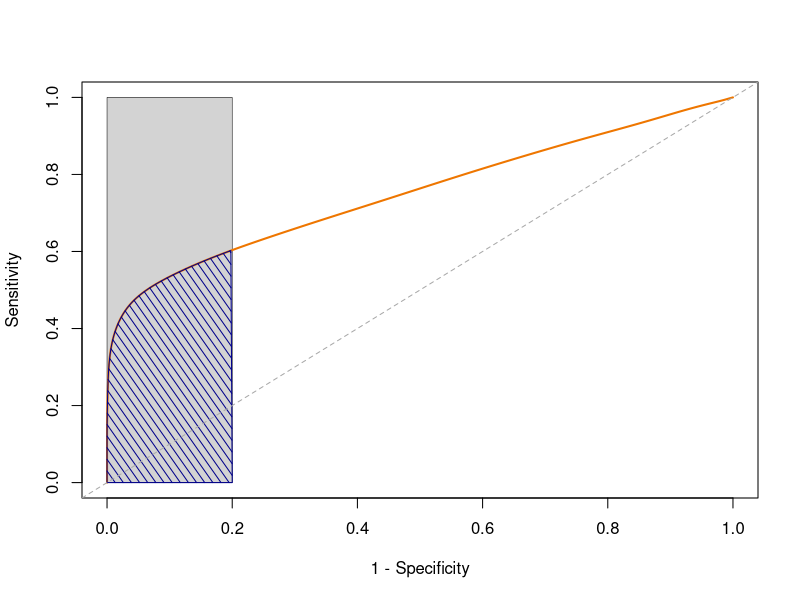
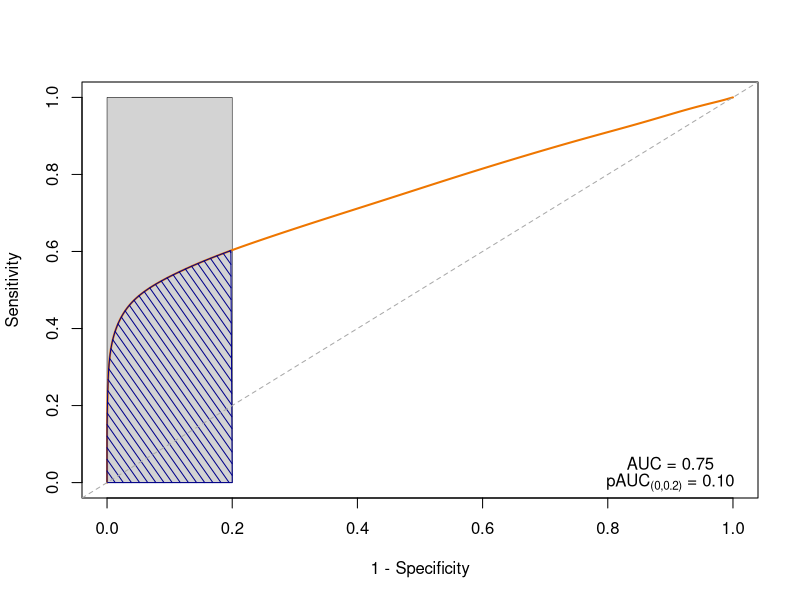

Write R code to recreate these figures, in order.
library(pROC)

pAUCplotter <- function(response, predictor, partial.auc = c(1, .8), partial.auc.focus = "specificity",
                        boot.n = 2000, mainTitle = " ") {
   rocFit <- roc(response = response, predictor = predictor)
   aucEst <- rocFit$auc
   aucCI <- ci.auc(rocFit)
   pAucEst <- auc(rocFit, partial.auc = partial.auc, partial.auc.focus = partial.auc.focus)
   pAucCI <- ci.auc(rocFit, partial.auc = partial.auc, partial.auc.focus = partial.auc.focus, 
                    boot.n = boot.n, reuse.auc = FALSE)
   smoothed <- smooth(rocFit, method="density")
   
   
   plot(0, 0, type="n", xlab="1 - Specificity", ylab="Sensitivity", main=mainTitle, xlim=c(0,1), ylim=c(0,1))
   # note: this piece only works for focus == "specificity" right now
   polygon(list(x = 1 - c(partial.auc, rev(partial.auc)), y=c(0,0,1,1)), col="lightgray", lwd=.5)
   lines(1-smoothed$sp, smoothed$se, col="darkorange2", lwd=2)
   t1ind <- which.min(abs(smoothed$sp-.8))
   polyvec <- list(x=c(1-smoothed$sp[length(smoothed$sp):t1ind], .2),
                   y=c(smoothed$se[length(smoothed$se):t1ind], 0))
   polygon(polyvec, col="darkblue", density=15, angle=125)
   abline(0, 1, lty=2, col="darkgray")
   
   return(list(aucEst = aucEst, aucCI = aucCI, pAucEst = pAucEst, pAucCI = pAucCI))
}

### test the function

# generate data
set.seed(234)
ncases <- ncontrols <- 10000 #in each group
y <- c(rep(1, ncases), rep(0, ncontrols))
x1offset <- c(rbeta(ncases, .1, .1), rbeta(ncontrols, .5, 100))
x1 <- as.numeric(scale(x1offset + rnorm(ncases+ncontrols, sd=.3)))

# plot
pdf("figure1.pdf", width=7, height=7)
pAUCplotter(y, x1, boot.n = 100)
dev.off()

# plot with extra annotations
pdf("figure2.pdf", width=7, height=7)
fit <- pAUCplotter(y, x1, boot.n = 100) 
text(x=.9, y=.05, labels=paste("AUC =", format(round(fit$aucEst, 2), nsmall=2)))
text(x=.9, y=0, labels=substitute(paste('pAUC'['(0,0.2)'], ' = ', pAucEst), 
                                  list(pAucEst=format(round(fit$pAucEst, 2), nsmall=2, digits=2))))
dev.off()
